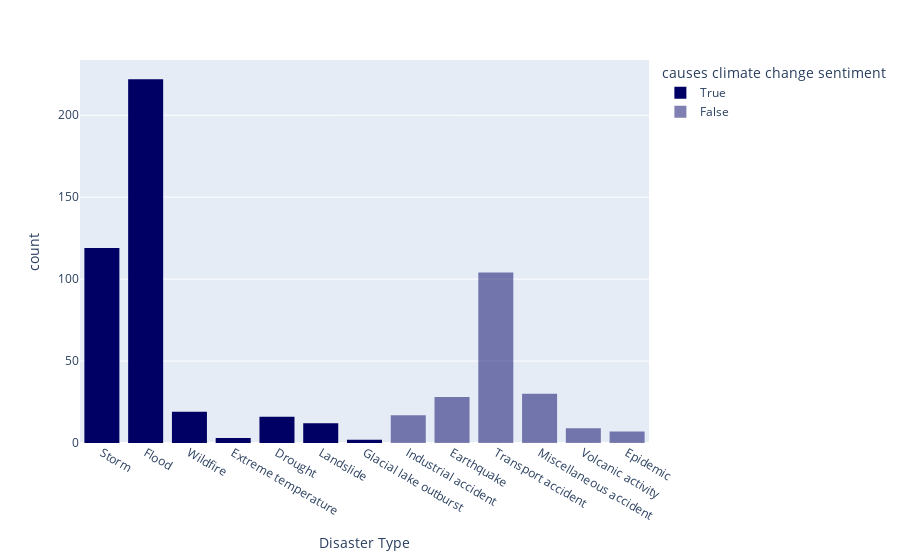

Notebook source saved alongside this figure:
### Code cell
# plot grouped barchart where each bar represents a disaster subgroup and they are grouped per distater group
# df.groupby(['Disaster Type', 'Disaster Subtype']).size().unstack().plot(kind='bar', stacked=True)
# df['Disaster Subgroup'].value_counts().plot(kind='bar')


# plot disater types
# df['Disaster Type'].value_counts().plot(kind='bar')

# keep only types that could be caused by climate change

new_column_name = "causes climate change sentiment"

types_to_drop = ["Earthquake", "Transport accident", "Miscellaneous accident", "Industrial accident", "Epidemic", "Volcanic activity", "Complex Disasters", "Impact", "Animal accident"]
df[new_column_name] = df["Disaster Type"].apply(lambda x: False if x in types_to_drop else True)
# types_to_keep = [x for x in list(df["Disaster Type"].unique()) if x not in types_to_drop]
# keep_dict = {x: True if x in types_to_keep else False for x in list(df["Disaster Type"].unique())}
# print(keep_dict)
# map values of
# color_dict = {x: 'blue' if keep_dict[x] else 'red' for x in keep_dict.keys()}
# print(color_dict)
# plot disater types in barplot using color dict with plotly
colorkeep = 'rgba(0, 0, 100, 1)'
colordelete = 'rgba(0, 0, 100, 0.5)'

px.histogram(df, x="Disaster Type", color=new_column_name, color_discrete_map={True: colorkeep, False: colordelete})
# px.bar(df, x='Disaster Type', color_discrete_map=color_dict)


# df['Disaster Type'].value_counts().plot(kind='bar', color=color_dict.values())
# df['Disaster Type'].value_counts().plot(kind='bar', color=colors)


# df['Disaster Type'].value_counts().plot(kind='bar', alpha=0.5)
# df = df[~df['Disaster Type'].isin(drop_types)]


# plot disater types
# df['Disaster Type'].value_counts().plot(kind='bar')

### Figure 1 — Plotly figure (JSON) as saved in the notebook; plotly's stock layout.template omitted (floating-point values rounded to 4 significant figures; data arrays with more than 128 entries replaced by an {"elided": "..."} marker saying what was removed)
{"data": [{"alignmentgroup": "True", "bingroup": "x", "hovertemplate": "causes climate change sentiment=True<br>Disaster Type=%{x}<br>count=%{y}<extra></extra>", "legendgroup": "True", "marker": {"color": "rgba(0, 0, 100, 1)", "pattern": {"shape": ""}}, "name": "True", "offsetgroup": "True", "orientation": "v", "showlegend": true, "type": "histogram", "x": {"elided": "393 str values"}, "xaxis": "x", "yaxis": "y"}, {"alignmentgroup": "True", "bingroup": "x", "hovertemplate": "causes climate change sentiment=False<br>Disaster Type=%{x}<br>count=%{y}<extra></extra>", "legendgroup": "False", "marker": {"color": "rgba(0, 0, 100, 0.5)", "pattern": {"shape": ""}}, "name": "False", "offsetgroup": "False", "orientation": "v", "showlegend": true, "type": "histogram", "x": {"elided": "195 str values"}, "xaxis": "x", "yaxis": "y"}], "layout": {"barmode": "relative", "legend": {"title": {"text": "causes climate change sentiment"}, "tracegroupgap": 0}, "margin": {"t": 60}, "xaxis": {"anchor": "y", "domain": [0, 1], "title": {"text": "Disaster Type"}}, "yaxis": {"anchor": "x", "domain": [0, 1], "title": {"text": "count"}}}}
